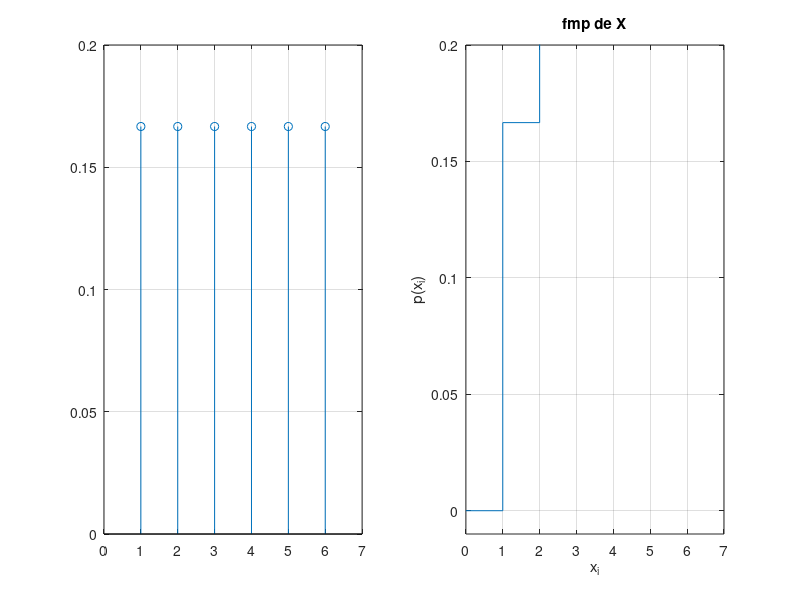

Recreate this plot in MATLAB.
%Considere a variavel aleat ´ oria ´ X correspondente a face que fica para cima no lanc¸amento de 1 dado. `
%Usando os valores teoricos: ´
%(a) produza um grafico, em Matlab, que represente a func¸ ´ ao massa de probabilidade ˜
%1 de X;

%Sx = [1 2 3 4 5 6]  % 1:6
Sx = 1:6
px = ones(size(Sx))/6;  %cfav / cposs
figure(1)
subplot(1,2,1)
stem(Sx, px)
xlim([0 7])
grid on

%(b) num segundo grafico da mesma figura, desenhe o gr ´ afico da func¸ ´ ao de distribuic¸ ˜ ao acumulada (use ˜
%a func¸ao˜ stairs do Matlab).

fx = cumsum(px);
subplot(1,2,2)
stairs([0 Sx 7 ], [ 0 fx 1])
xlim([0 7])
ylim([0 1.1])
grid on 

axis ([0 7 -0.01 0.2])
title('fmp de X')
xlabel('x_i'), ylabel('p(x_i)')
